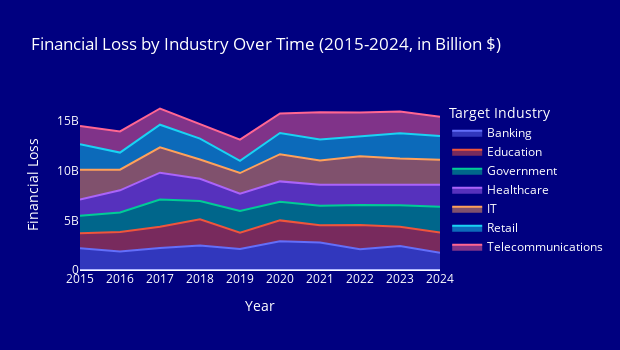

Source (notebook cell):
### Code cell
#AREA CHART OF FINANCIAL LOSS BY INDUSTRY OVER-TIME 
fig_target_industry_finloss_total = px.area(df_target_industry_finloss_total, y='Financial Loss', x='Year', 
                                         title = 'Financial Loss by Industry Over Time (2015-2024, in Billion $)', 
                                         color='Target Industry',
                                         #text = (df_target_industry_finloss_total['Financial Loss (in Billion $)'].apply(lambda x:f"{x}B")),
                                         width = 620, height=350)

fig_target_industry_finloss_total.update_layout(coloraxis_showscale=False, plot_bgcolor='navy', paper_bgcolor='navy', xaxis=dict(showgrid=False),
                                                yaxis=dict(showgrid=False),
                                                font=dict(color='white'))
fig_target_industry_finloss_total.show()

fig_target_industry_finloss_total.write_image('fig_target_industry_finloss_total.png')

### Figure 1 — Plotly figure (JSON) as saved in the notebook; plotly's stock layout.template omitted (floating-point values rounded to 4 significant figures)
{"data": [{"fillpattern": {"shape": ""}, "hovertemplate": "Target Industry=Banking<br>Year=%{x}<br>Financial Loss=%{y}<extra></extra>", "legendgroup": "Banking", "line": {"color": "#636efa"}, "marker": {"symbol": "circle"}, "mode": "lines", "name": "Banking", "orientation": "v", "showlegend": true, "stackgroup": "1", "type": "scatter", "x": ["2015", "2016", "2017", "2018", "2019", "2020", "2021", "2022", "2023", "2024"], "xaxis": "x", "y": [2189000000.0, 1871000000.0, 2221000000.0, 2469000000.0, 2118000000.0, 2885000000.0, 2773000000.0, 2088000000.0, 2427000000.0, 1732000000.0], "yaxis": "y"}, {"fillpattern": {"shape": ""}, "hovertemplate": "Target Industry=Education<br>Year=%{x}<br>Financial Loss=%{y}<extra></extra>", "legendgroup": "Education", "line": {"color": "#EF553B"}, "marker": {"symbol": "circle"}, "mode": "lines", "name": "Education", "orientation": "v", "showlegend": true, "stackgroup": "1", "type": "scatter", "x": ["2015", "2016", "2017", "2018", "2019", "2020", "2021", "2022", "2023", "2024"], "xaxis": "x", "y": [1499000000.0, 1948000000.0, 2129000000.0, 2630000000.0, 1643000000.0, 2111000000.0, 1728000000.0, 2433000000.0, 1918000000.0, 2033000000.0], "yaxis": "y"}, {"fillpattern": {"shape": ""}, "hovertemplate": "Target Industry=Government<br>Year=%{x}<br>Financial Loss=%{y}<extra></extra>", "legendgroup": "Government", "line": {"color": "#00cc96"}, "marker": {"symbol": "circle"}, "mode": "lines", "name": "Government", "orientation": "v", "showlegend": true, "stackgroup": "1", "type": "scatter", "x": ["2015", "2016", "2017", "2018", "2019", "2020", "2021", "2022", "2023", "2024"], "xaxis": "x", "y": [1780000000.0, 1977000000.0, 2748000000.0, 1846000000.0, 2193000000.0, 1880000000.0, 1968000000.0, 2035000000.0, 2171000000.0, 2607000000.0], "yaxis": "y"}, {"fillpattern": {"shape": ""}, "hovertemplate": "Target Industry=Healthcare<br>Year=%{x}<br>Financial Loss=%{y}<extra></extra>", "legendgroup": "Healthcare", "line": {"color": "#ab63fa"}, "marker": {"symbol": "circle"}, "mode": "lines", "name": "Healthcare", "orientation": "v", "showlegend": true, "stackgroup": "1", "type": "scatter", "x": ["2015", "2016", "2017", "2018", "2019", "2020", "2021", "2022", "2023", "2024"], "xaxis": "x", "y": [1639000000.0, 2227000000.0, 2702000000.0, 2245000000.0, 1720000000.0, 2048000000.0, 2107000000.0, 2064000000.0, 2073000000.0, 2215000000.0], "yaxis": "y"}, {"fillpattern": {"shape": ""}, "hovertemplate": "Target Industry=IT<br>Year=%{x}<br>Financial Loss=%{y}<extra></extra>", "legendgroup": "IT", "line": {"color": "#FFA15A"}, "marker": {"symbol": "circle"}, "mode": "lines", "name": "IT", "orientation": "v", "showlegend": true, "stackgroup": "1", "type": "scatter", "x": ["2015", "2016", "2017", "2018", "2019", "2020", "2021", "2022", "2023", "2024"], "xaxis": "x", "y": [3000000000.0, 2074000000.0, 2551000000.0, 1940000000.0, 2089000000.0, 2735000000.0, 2441000000.0, 2842000000.0, 2636000000.0, 2502000000.0], "yaxis": "y"}, {"fillpattern": {"shape": ""}, "hovertemplate": "Target Industry=Retail<br>Year=%{x}<br>Financial Loss=%{y}<extra></extra>", "legendgroup": "Retail", "line": {"color": "#19d3f3"}, "marker": {"symbol": "circle"}, "mode": "lines", "name": "Retail", "orientation": "v", "showlegend": true, "stackgroup": "1", "type": "scatter", "x": ["2015", "2016", "2017", "2018", "2019", "2020", "2021", "2022", "2023", "2024"], "xaxis": "x", "y": [2558000000.0, 1726000000.0, 2278000000.0, 2096000000.0, 1230000000.0, 2139000000.0, 2129000000.0, 2024000000.0, 2542000000.0, 2397000000.0], "yaxis": "y"}, {"fillpattern": {"shape": ""}, "hovertemplate": "Target Industry=Telecommunications<br>Year=%{x}<br>Financial Loss=%{y}<extra></extra>", "legendgroup": "Telecommunications", "line": {"color": "#FF6692"}, "marker": {"symbol": "circle"}, "mode": "lines", "name": "Telecommunications", "orientation": "v", "showlegend": true, "stackgroup": "1", "type": "scatter", "x": ["2015", "2016", "2017", "2018", "2019", "2020", "2021", "2022", "2023", "2024"], "xaxis": "x", "y": [1845000000.0, 2124000000.0, 1632000000.0, 1495000000.0, 2141000000.0, 1971000000.0, 2727000000.0, 2386000000.0, 2190000000.0, 1949000000.0], "yaxis": "y"}], "layout": {"coloraxis": {"showscale": false}, "font": {"color": "white"}, "height": 350, "legend": {"title": {"text": "Target Industry"}, "tracegroupgap": 0}, "paper_bgcolor": "navy", "plot_bgcolor": "navy", "title": {"text": "Financial Loss by Industry Over Time (2015-2024, in Billion $)"}, "width": 620, "xaxis": {"anchor": "y", "autorange": true, "domain": [0, 1], "range": [0, 9], "showgrid": false, "title": {"text": "Year"}, "type": "category"}, "yaxis": {"anchor": "x", "autorange": true, "domain": [0, 1], "range": [0, 17120000000.0], "showgrid": false, "title": {"text": "Financial Loss"}, "type": "linear"}}}
